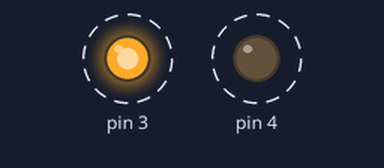
A sketch run on a simulated Arduino Uno, built with avr-gcc and run on an emulated ATmega328P. On the bench: output pins drawn as LEDs (lit = HIGH). Dashed ring = blinking. What the sketch prints to the serial monitor is not drawn.

Above: at 0.2 s.
Timing chart, 0 to 3.0 s (numbered marks = the images above):
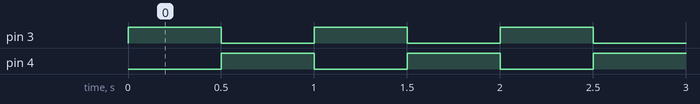

Measured:
- by itself, pin 3, pin 4: alternates HIGH for 0.50 s and LOW for 0.50 s

The sketch:

stm32f103.ino
```cpp
/*
STM32duino

USB2Serial: 5V UART1
Board: Generic STM32F1
Board Part Number: Generic F103CBTx
Upload: STM32CubeProgrammer (Serial)
USB Support: None
*/

// #include <Wire.h>
// #include <SPI.h>


// Use I2C2 pins
// #define Wire Wire2
// TwoWire Wire2(2, 400000);

// Use SPI2
// SPIClass SPI_2(2);

// https://forum.arduino.cc/t/using-usb-stm32f103-port-as-it-is-a-serial-port/669665/3
// https://github.com/stm32duino/Arduino_Core_STM32/blob/main/cores/arduino/HardwareSerial.h
// HardwareSerial(uint32_t _rx, uint32_t _tx, uint32_t _rts, uint32_t _cts);
// #define RX_PIN PA_10
// #define TX_PIN PA_9
// HardwareSerial Serial9(RX_PIN, TX_PIN);

void setup() {
  // put your setup code here, to run once:
  // Serial.setRx(RX_PIN); // using USART pin name PY_n
  // Serial.setTx(TX_PIN);
  Serial.begin(115200);
  pinMode(PB3, OUTPUT);
  pinMode(PB4, OUTPUT);
}

void loop() {
  // put your main code here, to run repeatedly:
  digitalWrite(PB3, HIGH);
  digitalWrite(PB4, LOW);
  Serial.println("hello"); // not working
  delay(500);
  digitalWrite(PB3, LOW);
  digitalWrite(PB4, HIGH);
  delay(500);
}
```
